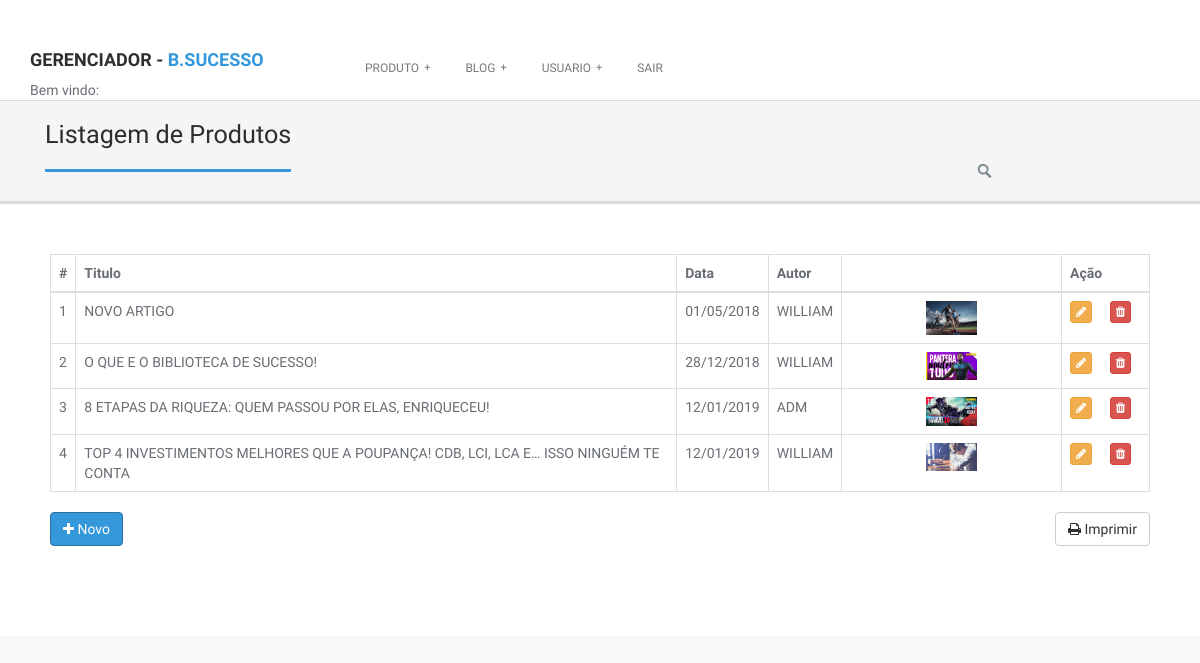
The app's page /gerenciador.php?pagina=listBlog, older data.
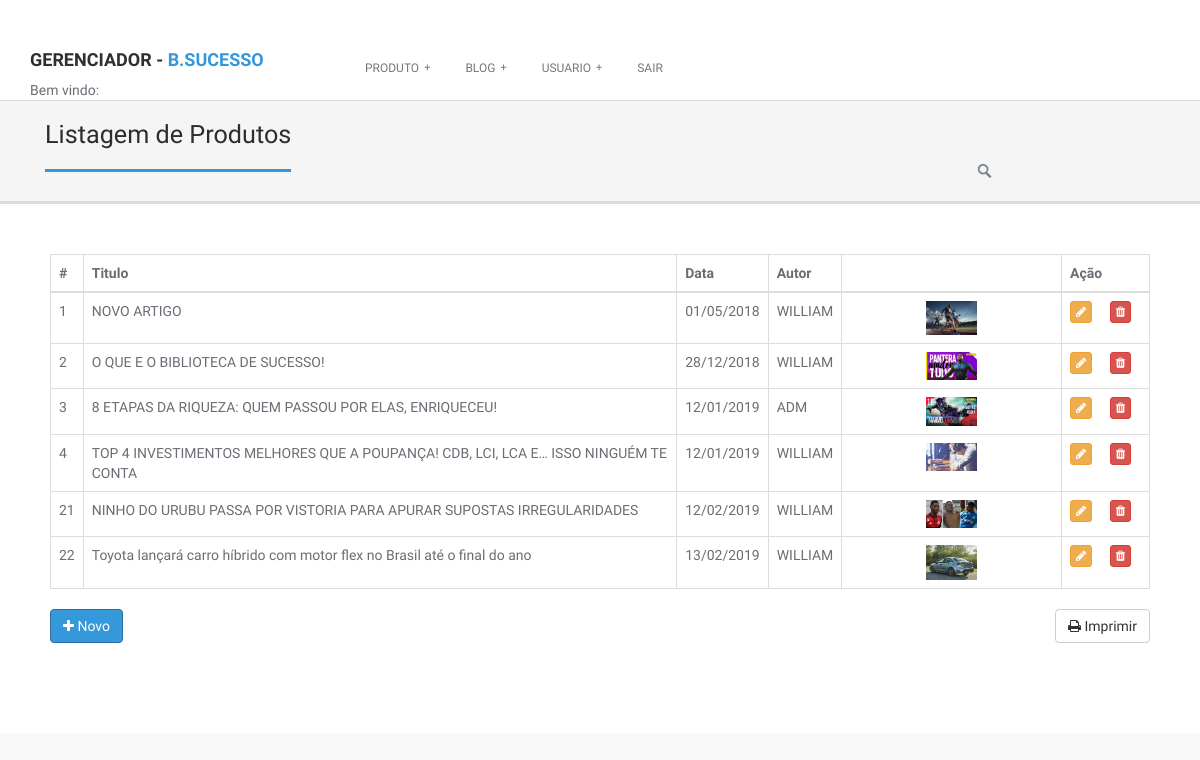
The same page, newer data.
### tables this page shows
CREATE TABLE `blog` (
  `idblog` int(11) NOT NULL AUTO_INCREMENT,
  `dtpublica` varchar(10) NOT NULL,
  `titulo` varchar(200) NOT NULL,
  `conteudo` longtext NOT NULL,
  `linckimagem1blog` longtext NOT NULL,
  `linckvendablog` longtext,
  `fklogin` int(11) NOT NULL,
  PRIMARY KEY (`idblog`),
  KEY `blog_login_idx` (`fklogin`),
  CONSTRAINT `blog_login` FOREIGN KEY (`fklogin`) REFERENCES `login` (`idlogin`) ON DELETE NO ACTION ON UPDATE NO ACTION
);

### class/listarBlog.class.php (the view, shortened to what this page needs)
<?PHP
function listar($limit){
	include ("mysql.class.php");
	$query		= mysqli_query( $conn,"SELECT idblog, dtpublica, titulo, conteudo, linckimagem1blog, linckvendablog, login.nome ,login.usuario, login.imgusu
										FROM blog
										inner join login on login.idlogin = blog.fklogin LIMIT 0 , $limit") or die (mysqli_error ($conn));
	for( $i = 0; mysqli_num_rows( $query ) > $i ; $i++ ){
		$result	= mysqli_fetch_array($query);
		 $data = date('d/m/Y', strtotime($result["dtpublica"]));
		$html = '
						<tr>
                        <td>'.$result["idblog"].'</td>
                        <td >'.$result["titulo"].'</td>
                        <td >'.$data.'</td>
                        <td >'.$result["usuario"].'</td>
						<td width="20%" align="center"> <img  src="img/blog/'.$result["linckimagem1blog"].'" width="25%" >  </td>
						<td width="8%">
				<button type="button" class="btn btn-xs btn-warning" data-toggle="modal"
				data-target="#exampleModal'.$result["idblog"].'" ><i class="fa fa-pencil" title="EDITAR"></i></button>
				<button type="button" class="btn btn-xs btn-danger" data-toggle="modal"
				data-target="#excluirModal'.$result["idblog"].'" ><i class="fa fa-trash" title="EXCLUIR"></i></button>
			</td>
                         </tr>
		<div class="modal fade" id="exampleModal'.$result["idblog"].'" tabindex="-1" role="dialog" aria-labelledby="exampleModalLabel">
					<input type="text" class="form-control" id="nome" name="nome" value="'.$result["nome"].'" disabled>
				 <img class="aligncenter" width="25%" height="90%" src="img/usuario/'.$result["imgusu"].'" alt="">
					<input type="text" class="form-control" id="titulo" name="titulo" value="'.$result["titulo"].'">
				<textarea style="width: 100%; height: 200px; font-size: 50px; line-height: 50px; border: 50px solid #dddddd; padding: 50px;" name="sobrep"  > '.$result["conteudo"].'
				</textarea>
					<input type="text" class="form-control" id="venda" name="venda" value="'.$result["linckvendablog"].'">
				 <img class="aligncenter" width="40%" height="90%" src="img/produto/'.$result["linckimagem1blog"].'" alt="">
					<input type="hidden" class="form-control" id="idblog"  name="idblog" value="'.$result["idblog"].'">
		</div>
		<div class="modal fade" id="excluirModal'. $result["idblog"].'" tabindex="-1" role="dialog" aria-labelledby="exampleModalLabel">
					<input type="text" class="form-control" id="titulo" name="titulo" value="'.$result["titulo"].'" disabled>
					<input type="hidden" class="form-control" id="idblog"  name="idblog" value="'.$result["idblog"].'">
		</div>
		';
		echo $html;
	}
}
?>

### gerenciador.php (shortened to what this page needs)
<!DOCTYPE html>
<html lang="en">
<head>
  <link href="lib/bootstrap/css/bootstrap.min.css" rel="stylesheet">
  <link href="lib/font-awesome/css/font-awesome.min.css" rel="stylesheet">
  <link href="lib/prettyphoto/css/prettyphoto.css" rel="stylesheet">
  <link href="lib/hover/hoverex-all.css" rel="stylesheet">
  <link href="lib/jetmenu/jetmenu.css" rel="stylesheet">
  <link href="lib/owl-carousel/owl-carousel.css" rel="stylesheet">
  <link href="css/style.css" rel="stylesheet">
  <link rel="stylesheet" href="css/colors/blue.css">
</head>
<body>
  <header class="header">
    <div class="container">
      <div class="site-header clearfix">
        <div class="col-lg-3 col-md-3 col-sm-12 title-area">
          <div class="site-title" id="title">
            <a href="gerenciador.php" title="">
              <h4>GERENCIADOR - <span>B.SUCESSO</span></h4>
            </a>
				  Bem vindo: <b><?=$_SESSION['user'] ?></b>
          </div>
        </div>
        <div class="col-lg-9 col-md-12 col-sm-12">
          <div id="nav" class="right">
            <div class="container clearfix">
              <ul id="jetmenu" class="jetmenu blue">
                <li><a href="#">Produto</a>
                </li>
                <li><a href="#">Blog</a>
                </li>
                <li><a href="#">Usuario</a>
                </li>
                <li><a href="?logout=1">SAIR</a>
                </li>
              </ul>
            </div>
          </div>
        </div>
      </div>
    </div>
  </header>
			<?php
				$pag	= @$_GET['pagina'];
				$pasta	= "pages";
					if( !isset($pag) ){
						include $pasta."/"."inicioG.html";
					}
					else{
						include $pasta."/".$pag.".html";
					}
			?>
</body>
</html>

### css/style.css (style rules this page uses)
* { margin: 0; padding: 0px; font-family: 'Ruda', sans-serif; }
body { background: #f8f8f8; margin: 0; height: 100%; z-index: 1000; color: #696E74; }
h1, h2, h3, h4, h5, h6 { font-family: 'Ruda', sans-serif; font-weight: 700; }
html, body { height: 100%; }
img { height: auto; max-width: 100%; }
*, *:after, *:before { -webkit-box-sizing: border-box; -moz-box-sizing: border-box; box-sizing: border-box; padding: 0; margin: 0; }
a { padding: 0; margin: 0; text-decoration: none; -webkit-transition: background-color .4s linear, color .4s linear; -moz-transition: background-color .4s linear, color .4s linear; -o-transition: background-color .4s linear, color .4s linear; -ms-transition: background-color .4s linear, color .4s linear; transition: background-color .4s linear, color .4s linear; }
p, pre, ul, ol, dl, dd, blockquote, address, table, fieldset, form, { margin-bottom: 20px; }
ul, ol, dl { margin-left: 30px; }
ul, ol, dl { margin-bottom: 1.25em; font-family: inherit; }
ul, ol { margin-left: 0; }
section::before, section::after { position: absolute; content: ''; pointer-post-wraps: none; }
.post-wrapper-top { background-color: #F5F5F5; bottom: 0; left: 0; right: 0; top: 0; z-index: 0; border-bottom: 3px solid #DCDBD7; margin-bottom: 0; padding: 0; position: relative; text-align: left; }
.post-wrapper-top h2 { border-bottom: 3px solid #fff; display: inline-block; font-weight: 500; font-size: 1.8em; padding: 0 0 20px; color: #2B2E31; position: relative; margin-bottom: -3px; }
.search-bar { padding: 0; width: 190px; height: 40px; float: right; position: relative; display: inline-block; background: url("../img/search.png") left top no-repeat; margin-top: 60px; }
.header { background: #ffffff; display: block; border-bottom: 1px solid #DCDBD7; position: relative; z-index: 99; }
.site-header { padding: 40px 0 0; }
.site-title h4 { font-weight: 900; color: #2f2f2f; }
.title-area { padding: 0; display: block; position: relative; overflow: hidden; }
#nav { margin-top: 0; }
#nav .container { width: inherit; }
.section4, .section1 { background: #ffffff; padding: 30px 0; }
button, .button { cursor: pointer; font-weight: normal; line-height: normal; margin: 0 0 1.25rem; position: relative; text-decoration: none; text-align: center; display: inline-block; -webkit-border-radius: 2px; border-radius: 2px; padding: 0.5em 1em; font-size: 1.3rem; border-color: #696E74; color: white; -webkit-transition: background-color 300ms ease-out; -moz-transition: background-color 300ms ease-out; transition: background-color 300ms ease-out; -webkit-appearance: none; border: none; font-weight: normal !important; }
.content { padding: 20px 20px 60px 20px; }
@media only screen and (min-width: 40.063em) { button, .button { display: inline-block; } }
section { overflow: hidden; }

Row changes from the older to the newer data that the page shows:
added blog: idblog "21", titulo "NINHO DO URUBU PASSA POR VISTORIA PARA APURAR SUPOSTAS IRREGULARIDADES", dtpublica "12/02/2019", fklogin.usuario "WILLIAM", linckimagem1blog (picture)
added blog: idblog "22", titulo "Toyota lançará carro híbrido com motor flex no Brasil até o final do ano", dtpublica "13/02/2019", fklogin.usuario "WILLIAM", linckimagem1blog (picture)
